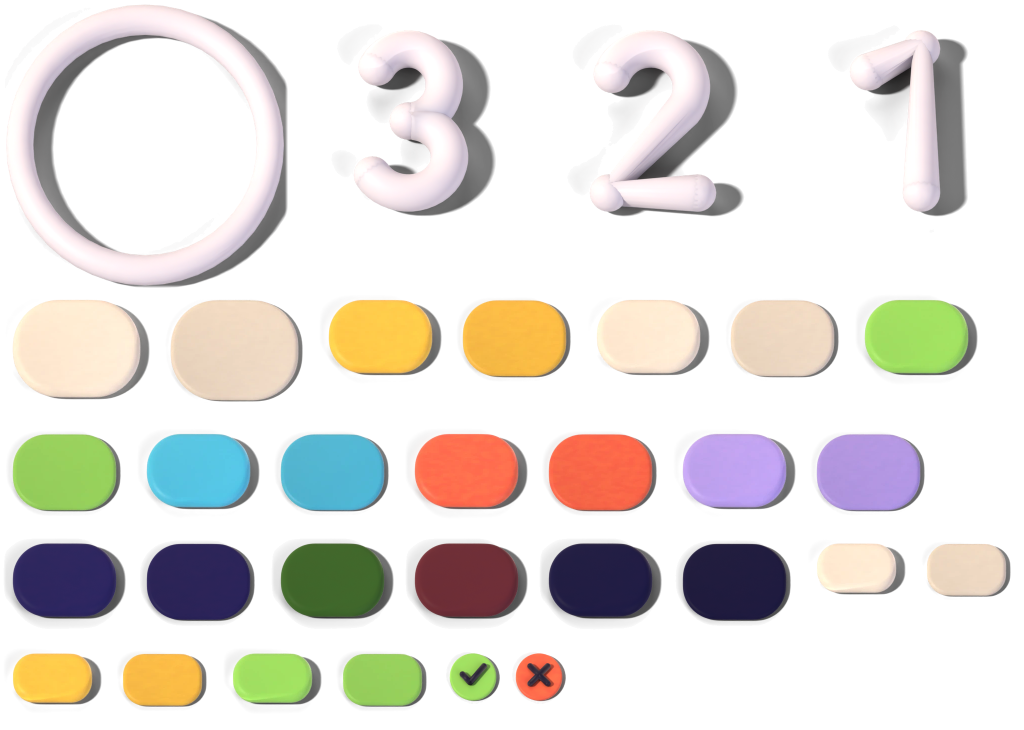
#> input picture unity/NeuroVidaCore/Assets/Resources/Plasticina/comun/atlas.png, 2048 x 1460 px, given in place of 02-respuesta.png, which was not available (shown at 1/2 size)
$ python propuesta_acoplamiento.py
#> lines starting #> are read from the running program, lines starting #| are printed output that depends on the picture; pictures that were not available may be replaced by others from this repository, and a replacement may not be noted
### tools/juegos/acopla_geo.py
# -*- coding: utf-8 -*-
"""Acoplamiento — geometría del estudio (Tarea 113, fase A): las piezas reales del juego, su SDF (el MISMO de `DockingSprites.PieceSdf`), el arte de HOY (réplica en numpy de `RenderPieceLayers`) y la luz fija de pantalla.
Convenciones: los sprites son arreglos (alto, ancho, 4) en float 0..1 con alfa PREMULTIPLICADO y la fila 0 ABAJO (como las texturas de Unity); 80 px por bloque (384 px / 4,8 bloques)."""
import math
import numpy as np
from PIL import Image

PX = 80                                  # px por bloque en el sprite que hornea el juego
SIDE = 4.8                               # lado del cuadro de la pieza, en bloques
SIZE = 384                               # PiecePx
R = 0.16                                 # radio de las esquinas convexas
INK = 3.0 / 26.0                         # el aro / borde de tinta: 0,115 bloque
HOLE_INSET = 0.6 / 26.0
MODULE = np.array([0x7F, 0xD8, 0xFF]) / 255.0
INKC = np.array([0x1A, 0x12, 0x40]) / 255.0
HOLEC = np.array([0x07, 0x08, 0x18]) / 255.0
TEAL = np.array([120, 240, 220]) / 255.0; TEAL_A = 0.65
LIME = np.array([166, 227, 107]) / 255.0
CYAN = np.array([127, 216, 255]) / 255.0

# ------------------------------------------------------------------ las piezas (poliominós quirales de 4 a 7 bloques que caben en 4 × 4, como `RandomChiralShape`)
def normalize(cells):
    mx = min(x for x, y in cells); my = min(y for x, y in cells)
    return tuple(sorted((x - mx, y - my) for x, y in cells))

def rot90(cells): return normalize([(-y, x) for x, y in cells])
def mirror(cells): return normalize([(-x, y) for x, y in cells])

def orbit(cells):
    out = []; c = normalize(cells)
    for _ in range(4): out.append(c); c = rot90(c)
    return out

def is_chiral(cells): return normalize(mirror(cells)) not in orbit(cells)
def fits(cells): return max(x for x, y in cells) < 4 and max(y for x, y in cells) < 4

def connected(cells):
    s = set(cells); todo = [next(iter(s))]; seen = {todo[0]}
    while todo:
        x, y = todo.pop()
        for d in ((1, 0), (-1, 0), (0, 1), (0, -1)):
            n = (x + d[0], y + d[1])
            if n in s and n not in seen: seen.add(n); todo.append(n)
    return len(seen) == len(s)

def enumerate_pieces():
    """Todas las siluetas quirales (a menos de un giro: una pieza y su espejo cuentan por separado) de 4 a 7 bloques que caben en 4 × 4."""
    fixed = {1: {((0, 0),)}}
    for n in range(2, 8):
        nxt = set()
        for c in fixed[n - 1]:
            s = set(c)
            for (x, y) in c:
                for d in ((1, 0), (-1, 0), (0, 1), (0, -1)):
                    q = (x + d[0], y + d[1])
                    if q not in s: nxt.add(normalize(list(s | {q})))
        fixed[n] = nxt
    res = {}
    for n in range(4, 8):
        classes = set()
        for c in fixed[n]:
            if fits(c) and is_chiral(c): classes.add(min(orbit(c)))
        res[n] = sorted(classes)
    return res

# [12 lines left out: function tile_cases, not called in this run]

def has_notch(cells):
    """Una concavidad de UN bloque de ancho: una casilla vacía con piezas a los dos lados opuestos (izquierda-derecha o arriba-abajo) o rodeada por tres."""
    s = set(cells); w = max(x for x, y in cells) + 1; h = max(y for x, y in cells) + 1; out = []
    for x in range(-1, w + 1):
        for y in range(-1, h + 1):
            if (x, y) in s: continue
            l, r, u, d = (x - 1, y) in s, (x + 1, y) in s, (x, y + 1) in s, (x, y - 1) in s
            if (l and r) or (u and d) or (l + r + u + d) >= 3: out.append((x, y))
    return out

def has_2x2(cells):
    s = set(cells)
    return any({(x, y), (x + 1, y), (x, y + 1), (x + 1, y + 1)} <= s for (x, y) in cells)

def pick_pieces():
    """Cinco piezas reales: la L del tutorial (4), una F (5, con concavidades de un bloque), una P (5, con un 2 × 2), una de 6 con un hueco de un bloque y una de 7 con otro."""
    L4 = normalize([(0, 0), (0, 1), (0, 2), (1, 0)])                                # la pieza del tutorial (docs: «una L de 4 bloques»)
    F5 = normalize([(1, 0), (2, 0), (0, 1), (1, 1), (1, 2)])
    P5 = normalize([(0, 0), (1, 0), (0, 1), (1, 1), (0, 2)])
    pool = enumerate_pieces()
    C6 = next(c for c in pool[6] if has_notch(c) and fits(c) and max(max(x for x, y in c), max(y for x, y in c)) == 3 and len(has_notch(c)) == 1)
    cand = [c for c in pool[7] if has_notch(c) and max(max(x for x, y in c), max(y for x, y in c)) == 3]
    H7 = next((c for c in cand if has_2x2(c)), cand[0])
    for c in (L4, F5, P5, C6, H7): assert is_chiral(c) and fits(c) and connected(c), c
    return {'L4': L4, 'F5': F5, 'P5': P5, 'C6': C6, 'H7': H7}

# ------------------------------------------------------------------ el SDF del juego (`DockingSprites.PieceSdf`)
# [12 lines left out: functions round_box, piece_sdf, not called in this run]

def piece_box(cells):
    w = max(x for x, y in cells) + 1; h = max(y for x, y in cells) + 1
    return (w - 1) * 0.5, (h - 1) * 0.5, w, h

# [6 lines left out: function grid, not called in this run]

def cover(d, aa): return np.clip(0.5 - d / aa, 0.0, 1.0)

def sdf_image(cells, size=SIZE, side=SIDE):
    gx, gy = grid(cells, size, side); return piece_sdf(cells, gx, gy)

# [4 lines left out: function exact_coverage, not called in this run]

# ------------------------------------------------------------------ el arte de HOY (réplica de `DockingSprites.RenderPieceLayers`)
RIVETS = [(-0.27, -0.27), (0.27, -0.27), (-0.27, 0.27), (0.27, 0.27)]

# [30 lines left out: functions over, today_layers, not called in this run]

# ------------------------------------------------------------------ la pantalla: el módulo con su luz FIJA, su brillo y su sombra dura (como `DockingGameController`)
SHADOW = np.array([8, 6, 30]) / 255.0

# [4 lines left out: function to_img, not called in this run]

def from_img(im):
    a = np.asarray(im.convert('RGBA')).astype(np.float64) / 255.0; al = a[..., 3:4]
    return np.concatenate([a[..., :3] * al, al], axis=2)[::-1]

# [52 lines left out: functions bilinear, resample, fixed_light, module_on_screen, not called in this run]

### tools/juegos/acopla_caminos.py
# -*- coding: utf-8 -*-
"""Acoplamiento — los DOS caminos del estudio (Tarea 113, fase A), con las placas maestras de `acoplamiento.py` (Blender).
  CAMINO 1 (sub-baldosas): cada bloque se parte en 4 cuartos; cada cuarto elige una de las baldosas (convexa, borde, cóncava, interior) según sus tres vecinos (derecha, arriba y la diagonal). Las baldosas salen de los renders
    (luz promediada en 4 giros y simetrizada con sus espejos: sin luz con dirección), 40 × 40 px a 80 px por bloque; las del aro del hueco llevan un margen de 12 px por fuera (el aro de 0,115 bloque).
  CAMINO 2 (SDF + perfil): el contorno sale EXACTO del SDF del juego (alfa analítico) y el color de una tabla 1-D (perfil del canto, medido en un borde recto del render) indexada por la distancia con signo: no depende de la dirección.
Todo devuelve sprites de 384 × 384 (80 px por bloque), premultiplicados, fila 0 abajo. El HUECO son DOS capas, como hoy: el aro (la silueta de d ≤ 0,115, debajo) y el fondo (d ≤ 0, encima)."""
import os, math
import numpy as np
from PIL import Image
from acopla_geo import *

PXM = 160                                        # px por bloque de la maestra
MARGEN = 12                                      # margen de las baldosas del aro (px a 80 por bloque)
Q = PX // 2                                      # un cuarto de bloque: 40 px

def luma(a):
    al = np.maximum(a[..., 3], 1e-6); return (0.2126 * a[..., 0] + 0.7152 * a[..., 1] + 0.0722 * a[..., 2]) / al

def baja2(a):
    h, w = a.shape[:2]; return a.reshape(h // 2, 2, w // 2, 2, 4).mean(axis=(1, 3))

def carga_maestra(render, nombre, luces=(0, 1, 2, 3)):
    """El promedio de los giros de luz [luces] (los cuatro por omisión; alfa premultiplicado) de una placa maestra → (alto, ancho, 4) float, fila 0 abajo, 160 px por bloque."""
    ims = [np.asarray(Image.open(os.path.join(render, f'{nombre}_d{k}.png')).convert('RGBA')).astype(np.float64) / 255.0 for k in luces]
    pm = [np.concatenate([x[..., :3] * x[..., 3:4], x[..., 3:4]], axis=2) for x in ims]
    return (sum(pm) / len(pm))[::-1]

# [5 lines left out: function fondo_negro, not called in this run]

def sim_transpuesta(t): return (t + t.transpose(1, 0, 2)) / 2.0
def sim_horizontal(t): return (t + t[:, ::-1]) / 2.0

# [4 lines left out: function recorta, not called in this run]

class Maestras:
    """Las baldosas y el perfil de un grupo de placas (módulo 'mod', aro del hueco 'aro' o fondo del hueco 'fon')."""
    def __init__(self, render, prefijo, margen, luces=(0, 1, 2, 3), simetriza=True):
        self.render_dir = render; self.prefijo = prefijo; self.margen = margen; self.luces = luces
        self.hr = {f: self._carga160(f'{prefijo}_{f}', prefijo, render, luces) for f in ('convexa', 'borde', 'concava', 'interior')}     # a 160 px por bloque
        self.m = {f: baja2(v) for f, v in self.hr.items()}
        mg = margen
        st = sim_transpuesta if simetriza else (lambda t: t); sh = sim_horizontal if simetriza else (lambda t: t)
        # el marco local de un cuarto: u a la derecha, v hacia arriba, el centro del bloque en (0, 0); el cuarto es [0, Q)²; los márgenes van en +u, +v
        self.t_convexa = st(recorta(self.m['convexa'], -0.5, 0.0 + mg / PX, -0.5, 0.0 + mg / PX))                  # la esquina en (0, 0) de la placa = (0,5; 0,5) del cuarto
        self.t_borde = sh(recorta(self.m['borde'], 0.0, 0.5, -0.5, 0.0 + mg / PX))                                    # el borde de arriba (v = 0,5), a lo largo de u
        self.t_concava = st(recorta(self.m['concava'], -0.5, 0.0 + mg / PX, -0.5, 0.0 + mg / PX))                   # el vértice cóncavo en la esquina (0,5; 0,5)
        self.t_interior = recorta(self.m['interior'], 0.0, 0.5, 0.0, 0.5)
        self.textura = recorta(self.m['interior'], -2.0, 2.0, -2.0, 2.0)

    @staticmethod
    def _carga160(nombre, prefijo, render, luces):
        a = carga_maestra(render, nombre, luces)
        if prefijo == 'fon':
            ref = carga_maestra(render, 'fon_interior', luces); h, w = ref.shape[:2]
            lref = float(np.median(luma(ref)[h // 2 - 60:h // 2 + 60, w // 2 - 60:w // 2 + 60]))
            a = fondo_negro(a, lref)
        return a

    # [37 lines left out: functions perfil, paso_tipo, compone_c1, not called in this run]

class PerfilSDF:
    """El camino 2: una tabla 1-D (RGB recto) del canto recto; el alfa es analítico."""
    def __init__(self, ys, cols):
        al = np.maximum(cols[:, 3], 1e-6); self.d = ys; self.rgb = cols[:, :3] / al[:, None]; self.a = cols[:, 3]

    # [38 lines left out: functions rgb_en, con_relieve, sdf_robusto, compone_c2, compone_c2_hueco, compone_c2_baja, not called in this run]

### tools/juegos/propuesta_acoplamiento.py
# -*- coding: utf-8 -*-
"""Propuesta de volumen para ACOPLAMIENTO (Tarea 114, parte 2; camino 2 del estudio): la pantalla REAL de «respuesta» (1080 × 2400) con el módulo y el hueco del puerto, el panel, los chevrones y los botones rehechos como plasticina con volumen. El fondo es el de la captura.
  - MÓDULO: la misma silueta exacta (SDF), cara mate (sin la franja de brillo vidrioso), bisel ×3, variación a mano, celeste más cálido, CANTO en espacio de pantalla (4,5 dp hacia abajo: no gira ni se espeja) y sombra de contacto.
  - HUECO: una cavidad hundida: el aro de estado (teal / lima / celeste) como un churro de plasticina, la pared de adentro visible arriba (4,5 dp, la silueta corrida hacia abajo) y el fondo negro; el contorno de la abertura es el del SDF.
  - PANEL del puerto, CHEVRONES y «Encaja» / «Espejo» (con las losas del kit) como plasticina con canto y sombra.
V2 (Tarea 115, parte 2; Ricardo aprobó la idea y la quiere ver antes de integrarla): el módulo como un juguete de plasticina hecho de bloques.
  - Una BOLITA de plasticina (un domo de ~0,33 del bloque) en el centro de cada cuadrito: su sombreado es ISÓTROPO (brillo centrado y borde parejo; ninguna luz que venga de un lado: una luz horneada que gire con la pieza delataría el espejo) y su sombrita de contacto va en la PANTALLA, hacia abajo, como el canto.
  - El módulo, más inflado («almohada»): el sombreado sale de la distancia al borde (isótropo: se oscurece hacia el borde y sube hacia el centro), un canto redondeado amplio, una leve variación de color hecha a mano, mate, celeste cálido; el canto de 5 dp hacia abajo y la sombra se quedan. Sin juntas ni «+»: en un 2 × 2 las 4 bolitas quedan como 4 puntos sueltos.
  - El hueco del puerto queda como en la v1 (cavidad hundida), liso, sin bolitas.
Uso: python -I tools/juegos/propuesta_acoplamiento.py   → tools/juegos/out/propuesta/aco_hoy.png, aco_propuesta.png (v1) y aco_v2.png"""
import os, sys, math, json
import numpy as np
from PIL import Image, ImageDraw, ImageFont
sys.path.insert(0, os.path.dirname(os.path.abspath(__file__)))
sys.stdout.reconfigure(encoding='utf-8')
from acopla_geo import *
from acopla_caminos import *
from propuesta_util import *

AQUI = os.path.dirname(os.path.abspath(__file__)); REPO = os.path.normpath(os.path.join(AQUI, '..', '..'))
CAPT = os.path.join(REPO, 'unity', 'test-results', 'capturas', 'acoplamiento')
OUT = os.path.join(AQUI, 'out', 'propuesta'); RENDER = os.path.join(AQUI, 'out', 'acoplamiento')
BP = 78.0                                                 # px por bloque (26 dp × 3)
MOD_C = (540, 1098); HUECO_C = (540, 1650); PANEL_C = (540, 1632); PANEL_WH = (504, 438)
TEAL_P = np.array([92, 200, 194]) / 255.0; LIME_P = np.array([166, 227, 107]) / 255.0; CYAN_P = np.array([127, 216, 255]) / 255.0

def carga(path): return np.asarray(Image.open(path).convert('RGB')).astype(np.float64) / 255.0

# [61 lines left out: functions alfa_pieza, limpia, icono_encaja, icono_espejo, boton, chevron, not called in this run]

def pieza_en_pantalla(face_sprite, cells, angulo, flip, bp=BP):
    """El sprite de la cara (premultiplicado, fila 0 ABAJO) visto en pantalla (rotado, espejado) → RGBA premultiplicado con fila 0 ARRIBA."""
    return resample(face_sprite, bp / PX, angulo, flip)[::-1]

def canvas_de(a): return a.shape[:2]

def sobre_pantalla(img, rgba, cx, cy):
    h, w = rgba.shape[:2]; pega(img, rgba, cx - w // 2, cy - h // 2)

# [80 lines left out: functions compone_modulo, centros_en_pantalla, bolita, almohada, compone_modulo_v2, modulo_suelto and 1 more, not called in this run]

def construye(estado='idle', flip=True, angulo=225.0, relieve=3.0, canto_dp=4.5, quitar_vidrio=True, v2=False):
    real = carga(os.path.join(CAPT, '02-respuesta.png')); llegada = carga(os.path.join(CAPT, '01-llegada.png'))
#> in carga, `def carga(path): return np.asarray(Image.open(path).convert('RGB')).as..`:
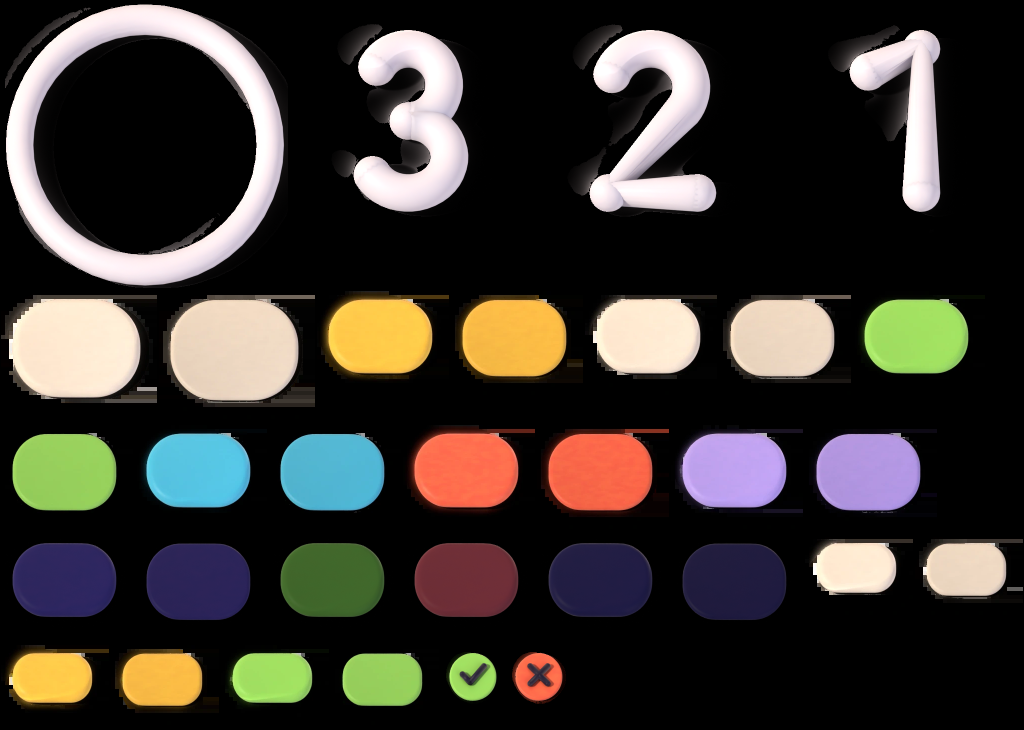
#> returned value: shape (1460, 2048, 3) float64 (shown at 1/2 size); mean of channels 0, 1, 2 0.231, 0.214, 0.191; drawn as R, G, B
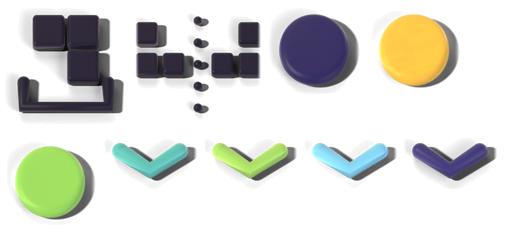
#> input picture unity/NeuroVidaCore/Assets/Resources/Plasticina/acoplamiento/atlas.png, 512 x 232 px, given in place of 01-llegada.png, which was not available
#> in carga (call 2), `def carga(path): return np.asarray(Image.open(path).convert('RGB')).as..`:
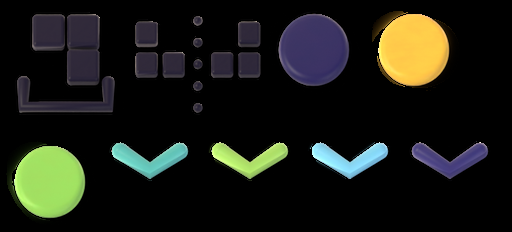
#> returned value: shape (232, 512, 3) float64; mean of channels 0, 1, 2 0.104, 0.111, 0.085; drawn as R, G, B
    L4 = pick_pieces()['L4']; P = normalize([(-x, -y) for x, y in L4])                  # la pieza de la captura: la L girada 180° (el hueco se ve como un «7»)
    # -------- el estudio: la cara con el perfil del camino 2
    mod = Maestras(RENDER, 'mod', 0); pm = PerfilSDF(*mod.perfil(-1.0, 0.3))
    cara = compone_c2(P, pm.con_relieve(relieve), aa_px=1.0)                              # (sprite 384² de la cara, fila 0 abajo)
    # -------- el cielo sin nada
    img = limpia(real, llegada, None)
    # -------- el panel del puerto: una losa gruesa con canto
    pw, ph = PANEL_WH; r = 22 * 3
    ap = np.pad(rect_redondeado(pw, ph, r), 40)
    base_panel = np.array([50, 44, 132]) / 255.0
    s, c, cara_p = objeto_plasticina(base_panel, ap, canto_dp=5.0, bisel_dp=2.6, semilla=11, grano_amp=0.012)
    cara_p = aplica_luz(cara_p, arriba=0.14, abajo=0.12)
    capa = over(over(s, c), cara_p)
    sobre_pantalla(img, capa, PANEL_C[0], PANEL_C[1])
    # el rótulo «Puerto» y los chevrones
    txt = texto(1080, 2400, 'Puerto', fuente(14), np.array([226, 222, 252]) / 255.0, 540, PANEL_C[1] - ph // 2 + 48, 'mm'); pega(img, txt, 0, 0)
    ch = chevron(); col = np.array([92, 200, 194]) / 255.0 if estado == 'idle' else (LIME_P if estado == 'ok' else CYAN_P)
    for i in range(4):
        x = [354, 478, 602, 726][i]; y = PANEL_C[1] + ph // 2 - 33 - 6
        sh, cn, fc = objeto_plasticina(col * 0.9, ch, canto_dp=1.4, bisel_dp=1.2, semilla=20 + i, contraste=0.9)
        sobre_pantalla(img, over(over(sh, cn), fc), x, y)
    # -------- el hueco: el aro de estado y la cavidad
    S, _ = alfa_pieza(P, 0.0)                                                              # la abertura (d ≤ 0), a 78 px por bloque
    ns = S.shape[0]; borde = alfa_pieza(P, INK)[0]; aro = np.clip(borde - S, 0, 1)
    colaro = {'idle': TEAL_P, 'ok': LIME_P, 'show': CYAN_P}[estado]
    pad = 40; Sp = np.pad(S, pad); Ap = np.pad(aro, pad); Bp = np.pad(borde, pad)
    # el aro: un churro (canto de 1,5 dp y su sombra) alrededor de la abertura
    sa, ca, fa = objeto_plasticina(colaro, Ap, canto_dp=1.5, bisel_dp=1.5, semilla=31, contraste=1.0)
    capa_aro = over(over(sa, ca), aplica_luz(fa, arriba=0.12, abajo=0.10))
    # la cavidad: pared de adentro visible arriba (la silueta corrida hacia abajo) y el fondo
    H = int(round(canto_dp * DP)); piso = Sp * shift(Sp, H)                                 # lo que se ve del fondo
    pared = np.clip(Sp - piso, 0, 1)
    sombreado, dist = infla(Sp, 5.0)
    suelo_c = np.array([7, 8, 24]) / 255.0; pared_c = np.array([74, 62, 168]) / 255.0 * 0.85
    gradpared = np.clip(0.55 + 0.45 * np.clip(shift(np.where(Sp > 0.5, 1.0, 0.0), 0) * 0 + 1, 0, 1), 0, 1)
    cav = np.zeros(Sp.shape + (4,))
    cav = over(cav, np.concatenate([pared_c[None, None, :] * pared[..., None], pared[..., None]], axis=2))
    cav = over(cav, np.concatenate([suelo_c[None, None, :] * piso[..., None], piso[..., None]], axis=2))
    # una sombra suave de la pared sobre el fondo (oclusión): el piso se oscurece cerca de la pared de arriba
    capa_hueco = over(cav, np.zeros_like(cav)) if False else cav
    capa_total = over(capa_aro, capa_hueco)
    sobre_pantalla(img, capa_total, HUECO_C[0], HUECO_C[1])
    # -------- los botones del kit
    b1, x1, y1 = boton('losa_md_lima', 'Encaja', icono_encaja, 285, 2031); pega(img, b1, x1, y1)
    b2, x2, y2 = boton('losa_md_lila', 'Espejo', icono_espejo, 795, 2031); pega(img, b2, x2, y2)
    # -------- el módulo
    capa_mod = compone_modulo_v2(cara, P, angulo, flip)[0] if v2 else compone_modulo(cara, P, angulo, flip)[0]
    sobre_pantalla(img, capa_mod, MOD_C[0], MOD_C[1])
    return img, real

if __name__ == '__main__':
    os.makedirs(OUT, exist_ok=True)
#> (the run stopped early here; a loop or call above may not have finished)
